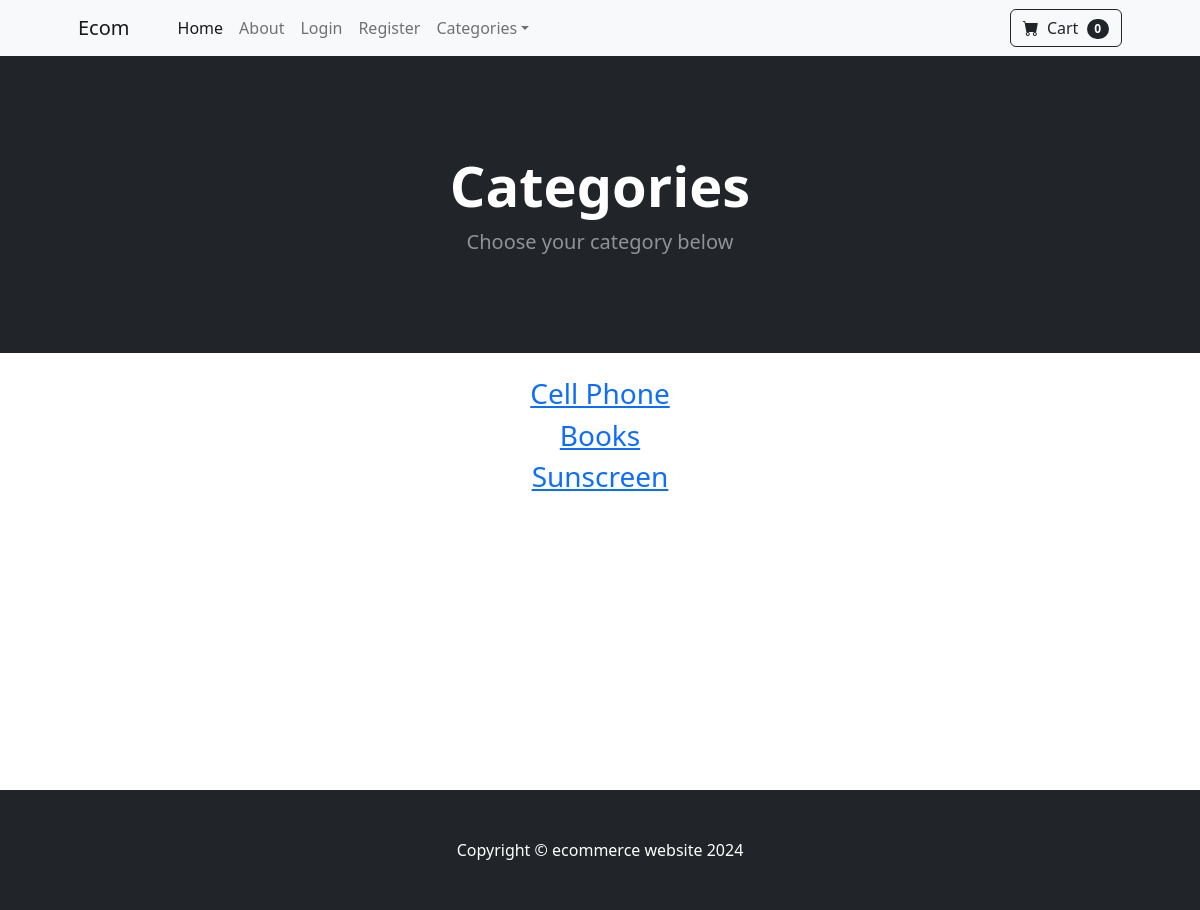
The app's page /category_summary with its own data.
### store/models.py (models this page shows)
class Category(models.Model):
    name = models.CharField(max_length=50)
    def __str__(self) -> str:
        return self.name
    class Meta:
        verbose_name_plural = "categories"

### store/views.py (the view)
# urls.py: path('category_summary',views.category_summary,name='category_summary'),
def category_summary(request):
    categories = Category.objects.all()
    return render(request,"category_summary.html",{'categories':categories})

### cart/cart.py (called while the page is built)
    def __len__(self):
        return len(self.cart)

### cart/context_processors.py (called while the page is built)
def cart(request):
    return {'cart': Cart(request)}

### store/templates/category_summary.html
{% extends "base.html" %}
{% block content  %}
 <header class="bg-dark py-5">
    <div class="container px-4 px-lg-5 my-5">
        <div class="text-center text-white">
            <h1 class="display-4 fw-bolder">Categories</h1>
            <p class="lead fw-normal text-white-50 mb-0">Choose your category below</p>
        </div>
    </div>
</header>
<div class="container">
    <div class="row">
        <center>
            <Div class="col-8">
                    <br>
                    {% for category in categories %}
                        <h3><a href="{% url "category" category %}">{{ category }}</a></h3>
                    {% endfor %}
                <br><br><br><br><br><br><br><br><br><br><br><br>
            </Div>
        </center>
    </div>
</div>
{% endblock  %}

### records on screen
Category: name "Cell Phone"
Category: name "Books"
Category: name "Sunscreen"

### other values on screen
{{ cart|length }} "0"
